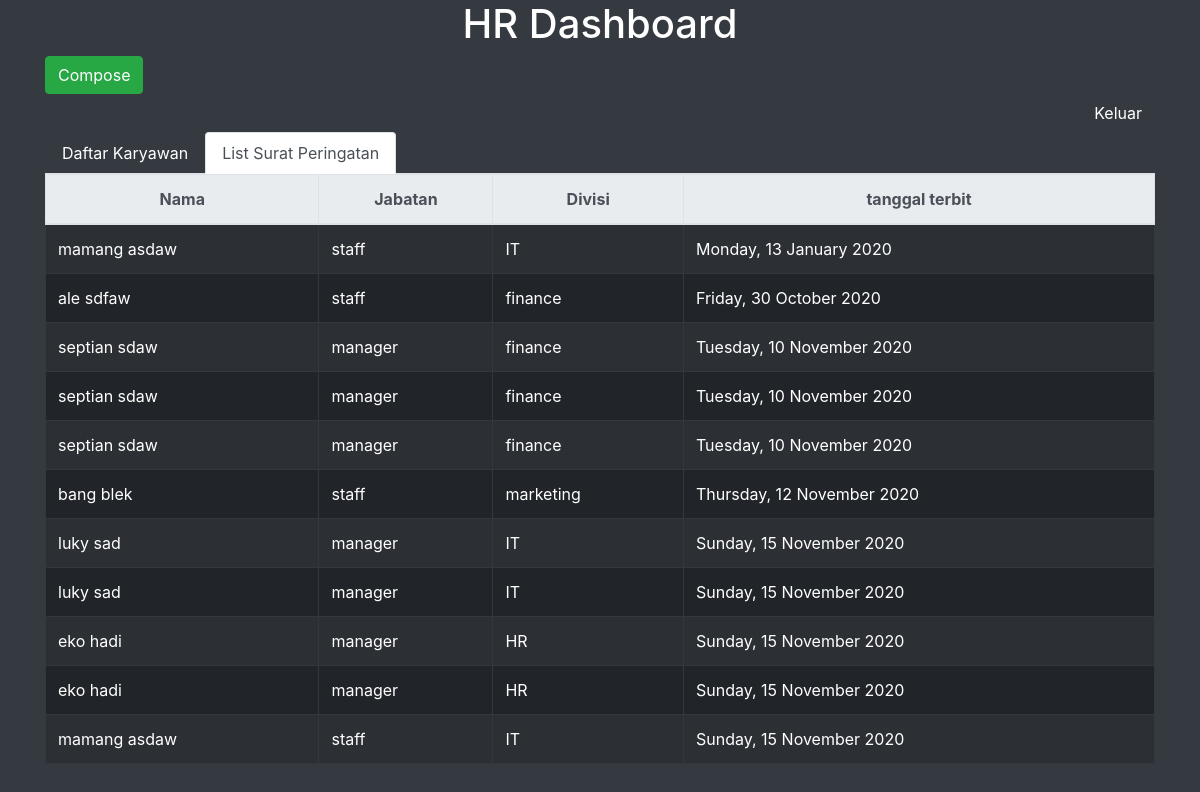
Screenshot of /hr_dashboard.php (signed in) with the database file from the repository.
### tables this page shows
CREATE TABLE `karyawan` (
  `id_karyawan` int(10) unsigned NOT NULL AUTO_INCREMENT,
  `username` varchar(50) NOT NULL,
  `full_name` varchar(50) DEFAULT NULL,
  `password` varchar(255) DEFAULT NULL,
  `id_jabatan` int(10) unsigned NOT NULL,
  `id_divisi` int(10) unsigned NOT NULL,
  `date_joined` datetime DEFAULT current_timestamp(),
  PRIMARY KEY (`id_karyawan`),
  UNIQUE KEY `username` (`username`),
  KEY `id_jabatan` (`id_jabatan`,`id_divisi`),
  KEY `id_divisi_fk1` (`id_divisi`),
  CONSTRAINT `id_divisi_fk1` FOREIGN KEY (`id_divisi`) REFERENCES `divisi` (`id_divisi`),
  CONSTRAINT `id_jabatan_fk1` FOREIGN KEY (`id_jabatan`) REFERENCES `jabatan` (`id_jabatan`)
);

CREATE TABLE `jabatan` (
  `id_jabatan` int(10) unsigned NOT NULL AUTO_INCREMENT,
  `nama_jabatan` varchar(255) DEFAULT NULL,
  PRIMARY KEY (`id_jabatan`),
  UNIQUE KEY `nama_jabatan` (`nama_jabatan`)
);

CREATE TABLE `divisi` (
  `id_divisi` int(10) unsigned NOT NULL AUTO_INCREMENT,
  `nama_divisi` varchar(255) DEFAULT NULL,
  PRIMARY KEY (`id_divisi`),
  UNIQUE KEY `nama_divisi` (`nama_divisi`)
);

CREATE TABLE `karyawan_surat_mapped` (
  `id_ksm` varchar(255) NOT NULL,
  `date` datetime DEFAULT current_timestamp(),
  `id_karyawan` int(10) unsigned DEFAULT NULL,
  `surat_peringatan_type_id` int(10) unsigned DEFAULT NULL,
  PRIMARY KEY (`id_ksm`),
  KEY `id_karyawan_fk1` (`id_karyawan`),
  KEY `surat_peringatan_type_id_fk1` (`surat_peringatan_type_id`),
  CONSTRAINT `id_karyawan_fk1` FOREIGN KEY (`id_karyawan`) REFERENCES `karyawan` (`id_karyawan`) ON DELETE CASCADE ON UPDATE CASCADE,
  CONSTRAINT `surat_peringatan_type_id_fk1` FOREIGN KEY (`surat_peringatan_type_id`) REFERENCES `surat_peringatan_type` (`surat_peringatan_type_id`) ON DELETE CASCADE ON UPDATE CASCADE
);

### hr_dashboard.php (the view, shortened to what this page needs)
<?php
include "connection.php";
?>
<!DOCTYPE html>
<html>
<head>
    <link rel="stylesheet" type="text/css" href="css/bootstrap.min.css">
</head>
<body class="bg-dark">
    <div class="container">
        <div class="row">
            <div class="col-md-12 text-center">
                <h1 class="text-white">HR Dashboard</h1>
            </div>
        </div>
        <div class="row">
            <div class="col-md-12 text-left">
            <?php
        if($_SESSION['userdata']['id_divisi'] == 2 && $_SESSION['userdata']['id_jabatan'] == 2  ){
            echo '<a class=" btn btn-success" href="compose_form.php">Compose</a>';
        }
        ?>
            </div>
            <div class="col-md-12 text-right">
                <a class=" btn btn-dark" href='logout.php'>Keluar</a>
            </div>
        </div>
        <ul class="nav nav-tabs bg-dark" id="myTab" role="tablist">
            <li class="nav-item">
                <a class="nav-link active" id="all-tab" data-toggle="tab" href="#list_karyawan" role="tab" aria-controls="list_karyawan"
                    aria-selected="true">Daftar Karyawan</a>
            </li>
            <li class="nav-item">
                <a class="nav-link" id="inbox-tab" data-toggle="tab" href="#all" role="tab" aria-controls="all"
                    aria-selected="true">List Surat Peringatan</a>
            </li>
        </ul>
        <div class="tab-content" id="myTabContent">
                            <?php
                    $sql = $db->query("
                    SELECT *,
                    COUNT(ksm.id_ksm) AS `total_sp`
                    FROM karyawan `k`
                    natural join divisi
                    natural join jabatan
                    LEFT JOIN karyawan_surat_mapped `ksm` USING(id_karyawan)
                    GROUP BY k.id_karyawan
                    ");
                    foreach($sql as $row){
                    ?>
                            <?php $no++; } ?>
            <div class="tab-pane fade show" id="all" role="tabpanel" aria-labelledby="all-tab">
                <div class="row">
                    <div class="table-responsive col-md-12">
                        <table class="table table-bordered table-striped table-dark table-hover" >
                        <thead class="thead-light">
                             <tr>
                                <th>Nama</th>
                                <th>Jabatan</th>
                                <th>Divisi</th>
                                <th>tanggal terbit</th>
                            </tr>
                            </thead>
                            <?php
$sql = $db->query("select *
from karyawan `k`
natural join divisi `d`
natural join jabatan `j`
natural join surat_peringatan `sp`
natural join karyawan_surat_mapped `ksm`
group by ksm.id_ksm
");
foreach($sql as $row){
?>
                            <tr class="tr-linkable" href='detail.php?id_ksm=<?php echo $row['id_ksm'];?>'>
                                <td><?php echo $row['full_name'];?></td>
                                <td><?php echo $row['nama_jabatan'];?></td>
                                <td><?php echo $row['nama_divisi'];?></td>
                                <td><?php echo date('l, d F Y ', strtotime($row['date'])); ?></td>
                            </tr>
                            <?php $no++; } ?>
                        </table>
                    </div>
                </div>
            </div>
        </div>
    </div>
</body>
</html>

### hr_dashboard.php (style rules this page uses)
table th { text-align: center; vertical-align: middle; }
table .tr-linkable { cursor: pointer; }
a { color: white; }

### rows the page displays
karyawan: full_name "mamang asdaw", id_jabatan.nama_jabatan "staff", id_divisi.nama_divisi "IT", karyawan_surat_mapped.date "Monday, 13 January 2020", karyawan_surat_mapped.date "Sunday, 15 November 2020"
karyawan: full_name "ale sdfaw", id_jabatan.nama_jabatan "staff", id_divisi.nama_divisi "finance", karyawan_surat_mapped.date "Friday, 30 October 2020"
karyawan: full_name "septian sdaw", id_jabatan.nama_jabatan "manager", id_divisi.nama_divisi "finance", karyawan_surat_mapped.date "Tuesday, 10 November 2020"
karyawan: full_name "bang blek", id_jabatan.nama_jabatan "staff", id_divisi.nama_divisi "marketing", karyawan_surat_mapped.date "Thursday, 12 November 2020"
karyawan: full_name "luky sad", id_jabatan.nama_jabatan "manager", id_divisi.nama_divisi "IT", karyawan_surat_mapped.date "Sunday, 15 November 2020"
karyawan: full_name "eko hadi", id_jabatan.nama_jabatan "manager", id_divisi.nama_divisi "HR", karyawan_surat_mapped.date "Sunday, 15 November 2020"
